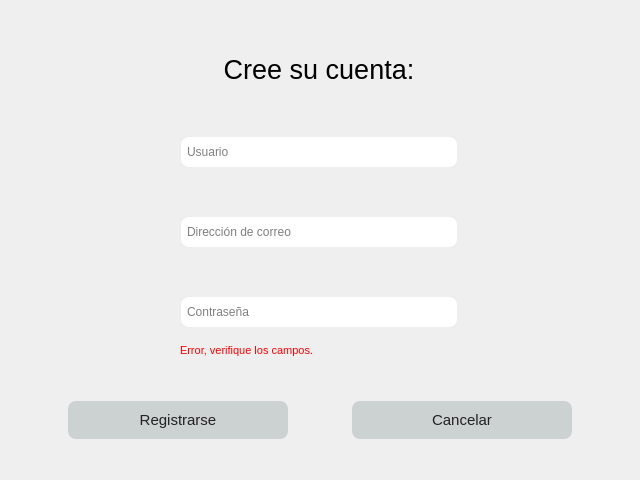
<?xml version="1.0" encoding="UTF-8"?>
<ui version="4.0">
 <class>Form</class>
 <widget class="QWidget" name="Form">
  <property name="geometry">
   <rect>
    <x>0</x>
    <y>0</y>
    <width>640</width>
    <height>480</height>
   </rect>
  </property>
  <property name="minimumSize">
   <size>
    <width>640</width>
    <height>480</height>
   </size>
  </property>
  <property name="maximumSize">
   <size>
    <width>640</width>
    <height>480</height>
   </size>
  </property>
  <property name="windowTitle">
   <string>Crear cuenta</string>
  </property>
  <property name="styleSheet">
   <string notr="true">background:&quot;#222&quot;; color: &quot;#eee&quot;</string>
  </property>
  <widget class="QWidget" name="verticalLayoutWidget">
   <property name="geometry">
    <rect>
     <x>9</x>
     <y>9</y>
     <width>621</width>
     <height>361</height>
    </rect>
   </property>
   <layout class="QVBoxLayout" name="verticalLayout">
    <item alignment="Qt::AlignHCenter">
     <widget class="QLabel" name="label">
      <property name="minimumSize">
       <size>
        <width>300</width>
        <height>40</height>
       </size>
      </property>
      <property name="maximumSize">
       <size>
        <width>300</width>
        <height>40</height>
       </size>
      </property>
      <property name="font">
       <font>
        <family>Arial</family>
        <pointsize>20</pointsize>
       </font>
      </property>
      <property name="text">
       <string>Cree su cuenta:</string>
      </property>
      <property name="alignment">
       <set>Qt::AlignCenter</set>
      </property>
     </widget>
    </item>
    <item alignment="Qt::AlignHCenter">
     <widget class="QLineEdit" name="username_input">
      <property name="minimumSize">
       <size>
        <width>280</width>
        <height>34</height>
       </size>
      </property>
      <property name="maximumSize">
       <size>
        <width>280</width>
        <height>34</height>
       </size>
      </property>
      <property name="styleSheet">
       <string notr="true">background-color:'#222'; 
color: '#eee'; 
padding: 4px;
border-radius: 10px;
border: 2px solid #eee</string>
      </property>
      <property name="placeholderText">
       <string>Usuario</string>
      </property>
     </widget>
    </item>
    <item alignment="Qt::AlignHCenter">
     <widget class="QLineEdit" name="email_input">
      <property name="minimumSize">
       <size>
        <width>280</width>
        <height>34</height>
       </size>
      </property>
      <property name="maximumSize">
       <size>
        <width>280</width>
        <height>34</height>
       </size>
      </property>
      <property name="styleSheet">
       <string notr="true">background-color:'#222'; 
color: '#eee'; 
padding: 4px;
border-radius: 10px;
border: 2px solid #eee</string>
      </property>
      <property name="placeholderText">
       <string>Dirección de correo</string>
      </property>
     </widget>
    </item>
    <item alignment="Qt::AlignHCenter">
     <widget class="QLineEdit" name="password_input">
      <property name="minimumSize">
       <size>
        <width>280</width>
        <height>34</height>
       </size>
      </property>
      <property name="maximumSize">
       <size>
        <width>280</width>
        <height>34</height>
       </size>
      </property>
      <property name="styleSheet">
       <string notr="true">background-color:'#222'; 
color: '#eee'; 
padding: 4px;
border-radius: 10px;
border: 2px solid #eee</string>
      </property>
      <property name="echoMode">
       <enum>QLineEdit::Password</enum>
      </property>
      <property name="placeholderText">
       <string>Contraseña</string>
      </property>
     </widget>
    </item>
   </layout>
  </widget>
  <widget class="QWidget" name="horizontalLayoutWidget">
   <property name="geometry">
    <rect>
     <x>10</x>
     <y>370</y>
     <width>621</width>
     <height>101</height>
    </rect>
   </property>
   <layout class="QHBoxLayout" name="horizontalLayout">
    <item>
     <widget class="QPushButton" name="register_btn">
      <property name="minimumSize">
       <size>
        <width>220</width>
        <height>38</height>
       </size>
      </property>
      <property name="maximumSize">
       <size>
        <width>220</width>
        <height>38</height>
       </size>
      </property>
      <property name="font">
       <font>
        <family>Arial</family>
        <pointsize>11</pointsize>
       </font>
      </property>
      <property name="cursor">
       <cursorShape>PointingHandCursor</cursorShape>
      </property>
      <property name="styleSheet">
       <string notr="true">background-color:#ccd1d1; color: #222; border-radius: 8px</string>
      </property>
      <property name="text">
       <string>Registrarse</string>
      </property>
     </widget>
    </item>
    <item>
     <widget class="QPushButton" name="cancelar_btn">
      <property name="minimumSize">
       <size>
        <width>220</width>
        <height>38</height>
       </size>
      </property>
      <property name="maximumSize">
       <size>
        <width>220</width>
        <height>38</height>
       </size>
      </property>
      <property name="font">
       <font>
        <family>Arial</family>
        <pointsize>11</pointsize>
       </font>
      </property>
      <property name="cursor">
       <cursorShape>PointingHandCursor</cursorShape>
      </property>
      <property name="styleSheet">
       <string notr="true">background-color:#ccd1d1; color: #222; border-radius: 8px</string>
      </property>
      <property name="text">
       <string>Cancelar</string>
      </property>
     </widget>
    </item>
   </layout>
  </widget>
  <widget class="QLabel" name="warning_lbl">
   <property name="geometry">
    <rect>
     <x>180</x>
     <y>330</y>
     <width>200</width>
     <height>40</height>
    </rect>
   </property>
   <property name="minimumSize">
    <size>
     <width>200</width>
     <height>40</height>
    </size>
   </property>
   <property name="maximumSize">
    <size>
     <width>130</width>
     <height>40</height>
    </size>
   </property>
   <property name="font">
    <font>
     <family>Arial</family>
     <pointsize>8</pointsize>
    </font>
   </property>
   <property name="styleSheet">
    <string notr="true">color: red</string>
   </property>
   <property name="text">
    <string>Error, verifique los campos.</string>
   </property>
  </widget>
 </widget>
 <resources/>
 <connections/>
</ui>
